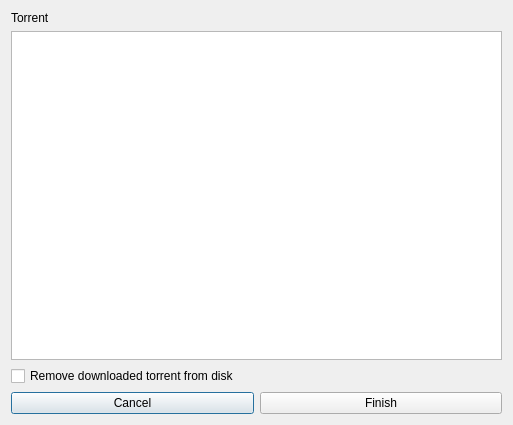
<?xml version="1.0" encoding="UTF-8"?>
<ui version="4.0">
 <class>TorrentTransferDialog</class>
 <widget class="QDialog" name="TorrentTransferDialog">
  <property name="geometry">
   <rect>
    <x>0</x>
    <y>0</y>
    <width>513</width>
    <height>425</height>
   </rect>
  </property>
  <property name="windowTitle">
   <string>Dialog</string>
  </property>
  <layout class="QVBoxLayout" name="verticalLayout_2">
   <item>
    <layout class="QVBoxLayout" name="verticalLayout">
     <item>
      <layout class="QHBoxLayout" name="horizontalLayout">
       <item>
        <widget class="QLabel" name="label">
         <property name="text">
          <string>Torrent</string>
         </property>
        </widget>
       </item>
       <item>
        <widget class="QLabel" name="torrentName">
         <property name="text">
          <string/>
         </property>
        </widget>
       </item>
      </layout>
     </item>
     <item>
      <widget class="QTextBrowser" name="textBrowser"/>
     </item>
     <item>
      <widget class="QCheckBox" name="removeTorrentFiles">
       <property name="text">
        <string>Remove downloaded torrent from disk</string>
       </property>
      </widget>
     </item>
     <item>
      <layout class="QHBoxLayout" name="horizontalLayout_2">
       <item>
        <widget class="QPushButton" name="cancelButton">
         <property name="text">
          <string>Cancel</string>
         </property>
        </widget>
       </item>
       <item>
        <widget class="QPushButton" name="finishButton">
         <property name="text">
          <string>Finish</string>
         </property>
        </widget>
       </item>
      </layout>
     </item>
    </layout>
   </item>
  </layout>
 </widget>
 <resources/>
 <connections/>
</ui>
